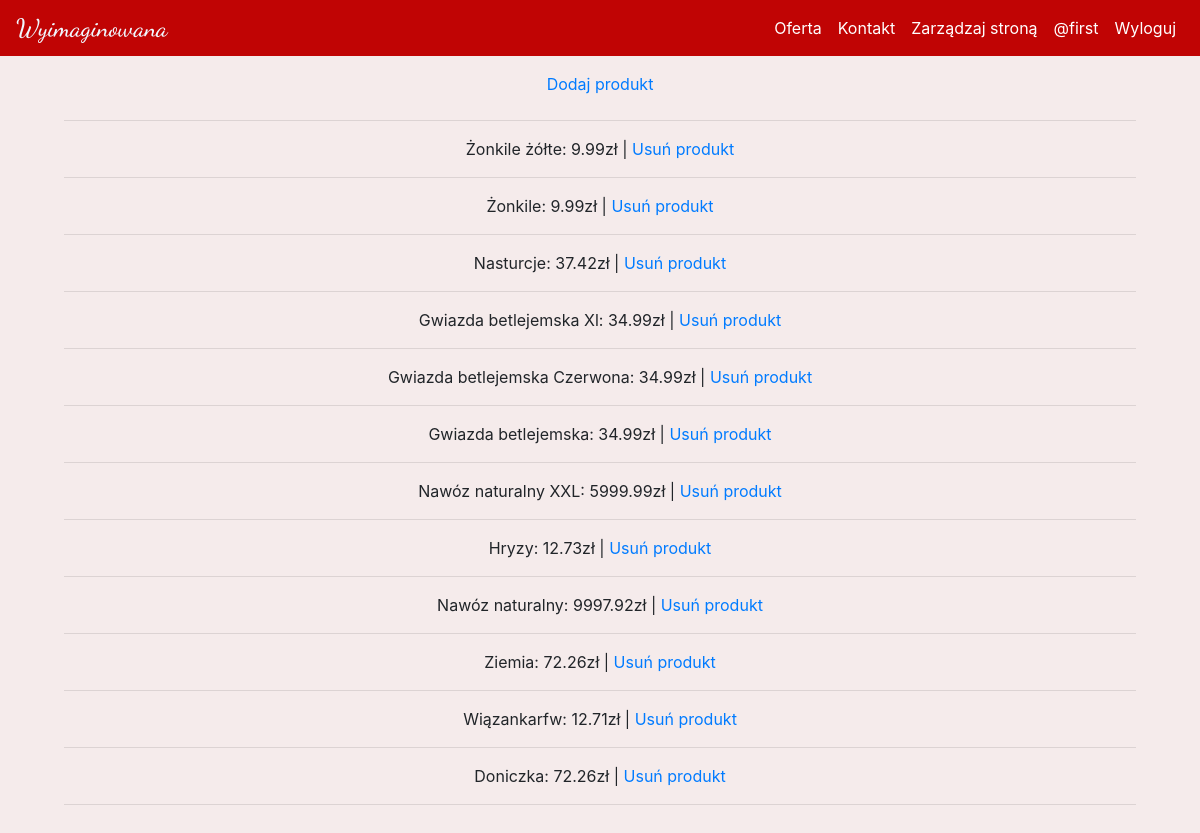
/zarządzaj/produkty (signed in), run on the app's committed database.
### kwiaciarnia/models.py (models this page shows, shortened)
class User(db.Model, UserMixin):
    id = db.Column(db.Integer(), primary_key=True)
    username = db.Column(db.String(length=64), nullable= False, unique=True)
    email = db.Column(db.String(), nullable= False, unique=True)
    password_hash = db.Column(db.String(length=16), nullable= False)
    is_admin = db.Column(db.Boolean(), default=False)
    @property
    def password(self):
        return self.password

class Products(db.Model):
    id = db.Column(db.Integer(), primary_key=True)
    category = db.Column(db.Integer(), db.ForeignKey('product_category.id'))
    name = db.Column(db.String(), unique=True)
    description = db.Column(db.String())
    price = db.Column(db.Integer())

### kwiaciarnia/routes.py (the view)
@app.route("/zarządzaj/produkty")
@login_required
def manage_products():
    check_user_admin_status =  User.query.filter_by(id=current_user.id).first()
    if check_user_admin_status.is_admin is True:
        products = Products.query.order_by(Products.id.desc())
        return render_template('manage/manage_products.html', products=products)
    else:
        flash('Nie masz uprawnień do wyświetlania tej zawartości', category='danger')
        return redirect(url_for("home"))

### kwiaciarnia/models.py (called while the page is built)
@login_manager.user_loader
def load_user(user_id):
    return User.query.get(int(user_id))

### kwiaciarnia/templates/manage/manage_products.html (shortened to what this page needs)
{% extends 'base.html' %}
{% block content %}
<div>
    <a class="nav-link" href='{{ url_for("add_product") }}'>Dodaj produkt</a>
    <hr>
    {% for product in products %}
        <a>{{product.name}}:</a><span> {{product.price}}zł</a> | <a href="{{url_for('delete_product', id=product.id)}}">Usuń produkt</a>
        <hr>
    {% endfor %}
</div>
{% endblock %}

### kwiaciarnia/templates/includes/navbar.html (shortened to what this page needs)
<nav class="navbar navbar-expand-md nav_bar navbar-dark ">
    <a class="navbar-brand" href="{{ url_for('home') }}">{% include 'includes/logo.html' %}</a>
    <div class="collapse navbar-collapse" id="navbarNav">
      <ul class="navbar-nav ml-auto">
        <li class="nav-item active">
            <a class="nav-link" href="{{ url_for('products_categories') }}">Oferta</a>
        </li>
        <li class="nav-item active">
            <a class="nav-link" href="{{ url_for('contact') }}">Kontakt</a>
        </li>
        {% if current_user.is_admin %}
            <li class="nav-item active">
                <a class="nav-link" href="{{ url_for('manage') }}">Zarządzaj stroną</a>
            </li>
        {% endif %}
        {% if current_user.is_authenticated  %}
            <li class="nav-item active">
                <a class="nav-link" href="{{ url_for('user_page', name=current_user.username) }}">@{{current_user.username}}</a>
            </li>
            <li class="nav-item active">
                <a class="nav-link" href="{{ url_for('logout') }}">Wyloguj</a>
            </li>
        {% else %}
            <li class="nav-item active">
                <a class="nav-link" href="{{ url_for('login') }}">Zaloguj</a>
            </li>
        {% endif %}
      </ul>
    </div>
</nav>

### kwiaciarnia/static/styles/main.css (style rules this page uses)
.nav_bar { background-color: #C00404; color: black; position: fixed; top: 0; width: 100%; z-index: 1; }
body { background-color: #f5ebeb; }

### data on the page
User: username "first"
Products: name "Żonkile żółte", price "9.99"
Products: name "Żonkile", price "9.99"
Products: name "Nasturcje", price "37.42"
Products: name "Gwiazda betlejemska Xl", price "34.99"
Products: name "Gwiazda betlejemska Czerwona", price "34.99"
Products: name "Gwiazda betlejemska", price "34.99"
Products: name "Nawóz naturalny XXL", price "5999.99"
Products: name "Hryzy", price "12.73"
Products: name "Nawóz naturalny", price "9997.92"
Products: name "Ziemia", price "72.26"
Products: name "Wiązankarfw", price "12.71"
Products: name "Doniczka", price "72.26"
